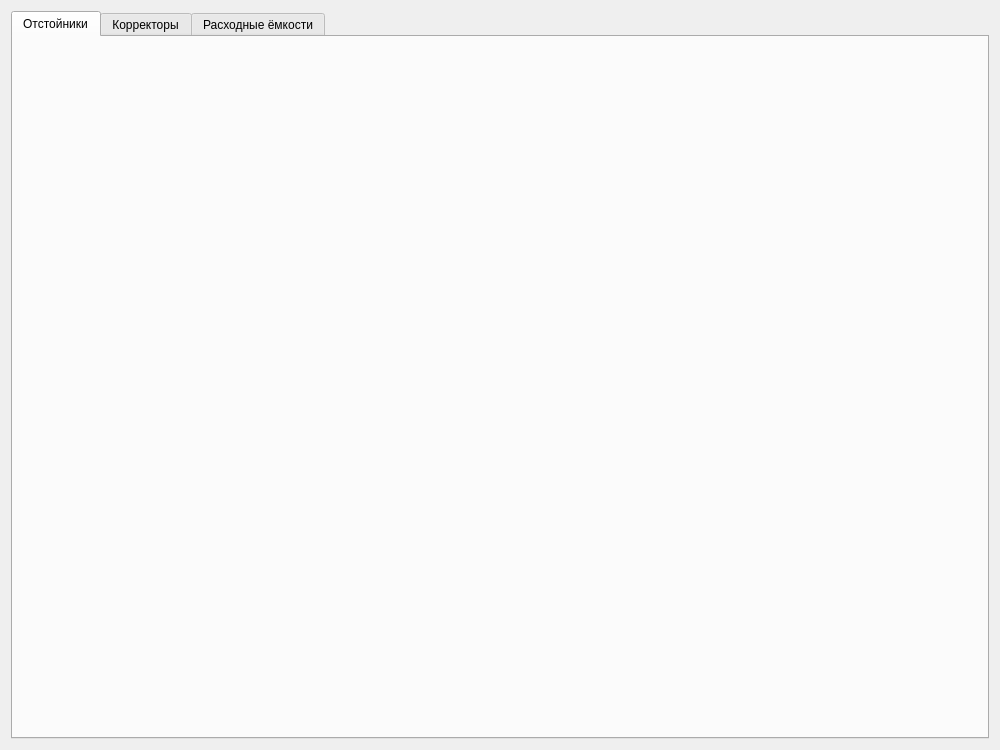
<?xml version="1.0" encoding="UTF-8"?>
<ui version="4.0">
 <class>MainWindow</class>
 <widget class="QMainWindow" name="MainWindow">
  <property name="geometry">
   <rect>
    <x>0</x>
    <y>0</y>
    <width>1000</width>
    <height>750</height>
   </rect>
  </property>
  <property name="windowTitle">
   <string>Приготовление жидкого стекла</string>
  </property>
  <widget class="QWidget" name="centralWidget">
   <layout class="QVBoxLayout" name="verticalLayout">
    <item>
     <widget class="QTabWidget" name="tabWidget">
      <property name="currentIndex">
       <number>0</number>
      </property>
      <widget class="QWidget" name="tabSump">
       <attribute name="title">
        <string>Отстойники</string>
       </attribute>
      </widget>
      <widget class="QWidget" name="tabKorr">
       <attribute name="title">
        <string>Корректоры</string>
       </attribute>
      </widget>
      <widget class="QWidget" name="tabCons">
       <attribute name="title">
        <string>Расходные ёмкости</string>
       </attribute>
      </widget>
     </widget>
    </item>
   </layout>
  </widget>
  <widget class="QMenuBar" name="menuBar">
   <property name="geometry">
    <rect>
     <x>0</x>
     <y>0</y>
     <width>1000</width>
     <height>24</height>
    </rect>
   </property>
  </widget>
 </widget>
 <layoutdefault spacing="6" margin="11"/>
 <resources/>
 <connections/>
</ui>
